Frame 1 (no input): blank canvas, image omitted
Frame 60 (the mouse pressed at the canvas centre just before this capture): blank canvas, image omitted
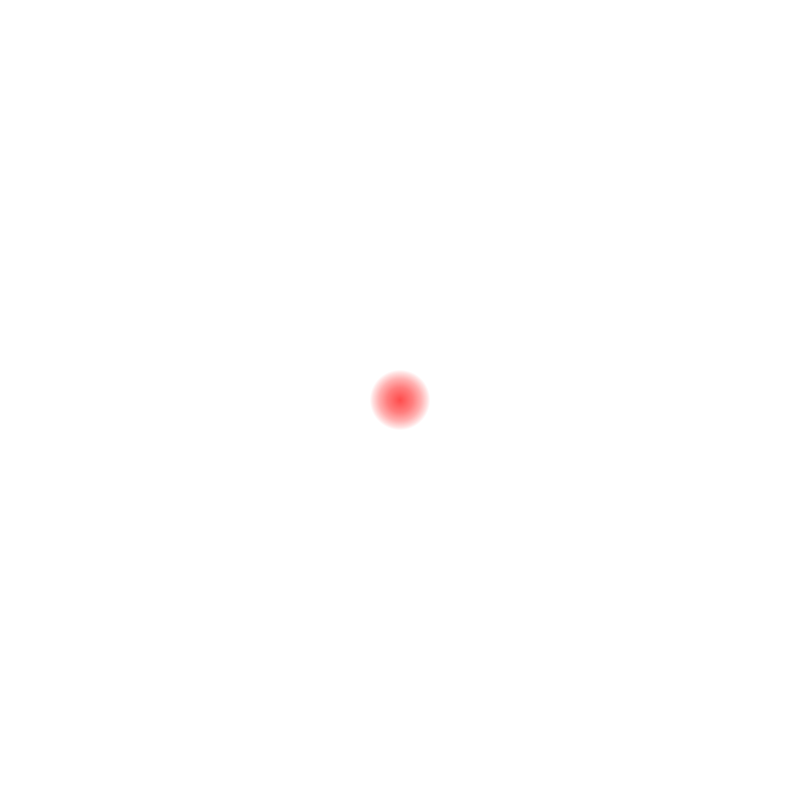
Frame 120 (the mouse held since frame 60 and released just before this capture)

The Processing sketch whose frames 1 and 60 were blank and that drew this single picture after the mouse press (run headless with seeded random() and noise(); from frame 60 on, the mouse is pressed at the canvas centre):

// Processing sketch: ifClick_06
// ── ifClick_06.pde
float tamanho;

void setup()
{
  size(800, 800);
  background(255);
  noStroke();
}

void draw()
{
  fill(255, 0, 0, 5);
  
  if (mousePressed == true)
  {
    tamanho = tamanho + 1;
    ellipse(mouseX, mouseY, tamanho, tamanho);
  }
}
